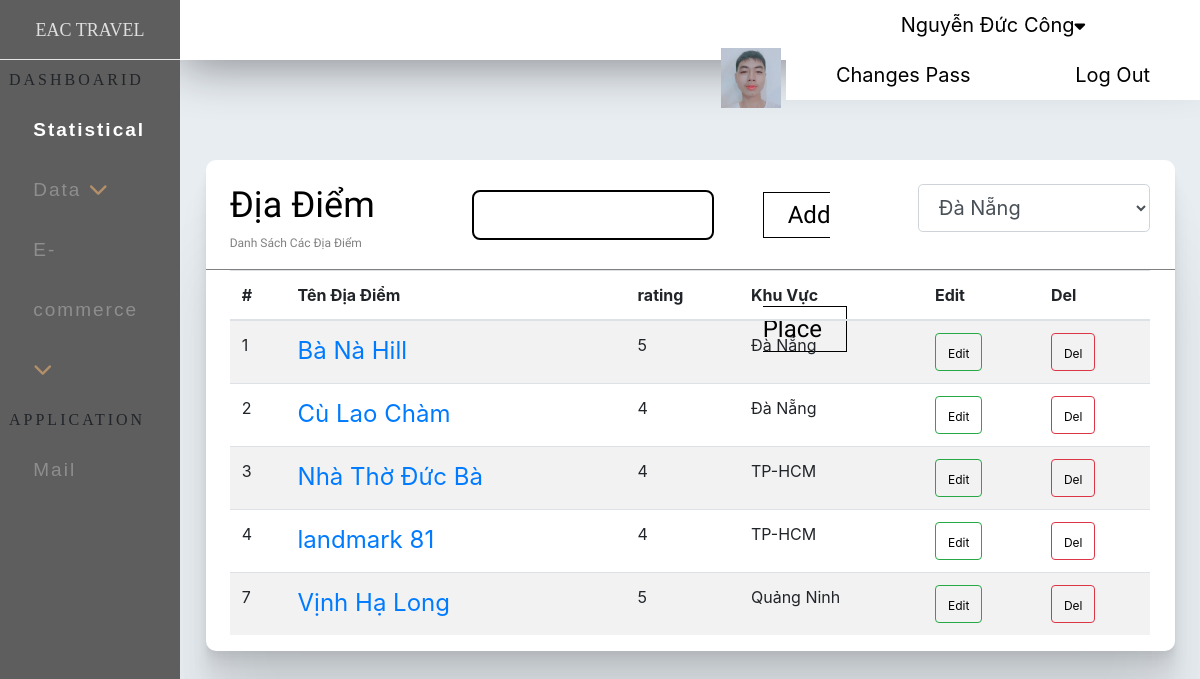
/admin/index.php?ctrl=tour (signed in), run on the app's committed database.
### tables this page shows
CREATE TABLE `diadiem` (
  `id_dd` int(11) NOT NULL,
  `name_dd` varchar(250) DEFAULT NULL,
  `rating_dd` int(11) NOT NULL DEFAULT 5,
  `id_kv` int(11) DEFAULT NULL,
  `img_dd` varchar(100) DEFAULT NULL
);

CREATE TABLE `khuvuc` (
  `id_kv` int(11) NOT NULL,
  `name_kv` varchar(250) DEFAULT NULL,
  `img_kv` varchar(50) DEFAULT NULL
);

### admin/model/database.php (called while the page is built, shortened)
<?php
   function getConnection(){
        $host='localhost';
        $dbname='eac';
        $userName='root';
        $passWord='';
            $DBH = new PDO('mysql:host='.$host.';dbname='.$dbname,$userName,$passWord);
            return $DBH;
    }
    function query($sql){
        $connect = getConnection();
        $result = $connect -> query($sql);
        return  $result;
    }
?>

### admin/model/login.php (called while the page is built)
<?php
            include_once('database.php');
            function getad($mail){
                $sql="SELECT * FROM admin WHERE email = '$mail'";
                return query($sql);
            }
?>

### admin/model/place.php (called while the page is built, shortened)
<?php
        include_once('database.php');
        function getAllKV(){
            $sql="SELECT * from khuvuc ";
            return query($sql);
        }
?>

### admin/model/tour.php (called while the page is built, shortened)
<?php
        include_once('database.php');
        function getAlldd(){
            $sql="SELECT * FROM diadiem JOIN khuvuc on diadiem.id_kv = khuvuc.id_kv";
            return query($sql);
        }
?>

### admin/view/tour/place.php (the view)
<div class="full">
    <div class="boxcenter_statis">
        <div class="box_view_place">
                     <div class="title_view_ad">
                        <div class="text_view_place">
                            <span>Địa Điểm</span> <br>
                            Danh Sách Các Địa Điểm
                        </div>
                        <div class="search">
                            <input type="text">  </input>
                        </div>
                        <div class="btn_tour">
                                <select class="form-control form-control-lg fl ">
                                    <?php
                                        foreach($kv as $kv){
                                            echo'
                                            <a href="index.php?ctrl=home"><option value='.$kv['id_kv'].'>'.$kv['name_kv'].'</option></a>
                                            ';
                                        }
                                    ?>
                                </select>
                                <div class="btn_place">
                                    <a href="index.php?ctrl=tour&act=add">Add Place </a>
                                </div>
                        </div>
                    </div>
                    <div class="full">
                        <div class="boxcenter_statis">
                            <div class="content_view_ad">
                                <table class="table table-striped">
                                    <thead>
                                        <tr>
                                            <th scope="col">#</th>
                                            <th scope="col">Tên Địa Điểm</th>
                                            <th scope="col">rating</th>
                                            <th scope="col">Khu Vực</th>
                                            <th scope="col">Edit</th>
                                            <th scope="col">Del</th>
                                        </tr>
                                    </thead>
                                    <tbody>
                                        <?php
                                            foreach($dd as $dd){
                                                echo'
                                                    <tr>
                                                        <td scope="row">'.$dd['id_dd'].'</td>
                                                        <td><a href="index.php?ctrl=noidung&id='.$dd['id_dd'].'">'.$dd['name_dd'].'</a></td>
                                                        <td>'.$dd['rating_dd'].'</td>
                                                        <td>'.$dd['name_kv'].'</td>
                                                        <td><button type="button" class="btn btn-outline-success"><a href="index.php?ctrl=tour&act=edit&id='.$dd['id_dd'].'">Edit</a></button></td>
                                                        <td><button type="button" class="btn btn-outline-danger"><a href="index.php?ctrl=tour&act=del&id='.$dd['id_dd'].'">Del</a></button></td>
                                                    </tr>
                                                ';
                                            }
                                        ?>
                                     </tbody>
                                </table>
                            </div>
                        </div>
                    </div>
        </div>
    </div>
</div>

### admin/index.php (shortened to what this page needs)
<!DOCTYPE html>
<html lang="en">
<head>
    <link rel="stylesheet" href="css/index.css">
    <link rel="stylesheet" href="css/statistical.css">
    <link rel="stylesheet" href="css/tour.css">
    <link rel="stylesheet" href="css/place.css">
    <link rel="stylesheet" href="css/add.css">
    <link rel="stylesheet" href="css/tip.css">
    <link rel="stylesheet" href="https://use.fontawesome.com/releases/v5.6.3/css/all.css">
<link rel="stylesheet" href="https://cdnjs.cloudflare.com/ajax/libs/font-awesome/4.7.0/css/font-awesome.min.css">
    <link rel="stylesheet" href="https://cdn.jsdelivr.net/npm/bootstrap@4.5.3/dist/css/bootstrap.min.css">
    <link rel="stylesheet" href="https://cdnjs.cloudflare.com/ajax/libs/bootstrap-sweetalert/1.0.1/sweetalert.min.css">
</head>
<body>
    <div class="full">
        <div class="ad_left">
                <div class="title_ad_left">
                    EAC TRAVEL
                </div>
                <div class="dashboarid">
                    <div class="title_db">
                        DASHBOARID
                    </div>
                    <div class="content_db">
                        <ul>
                            <li class="active"><a href="index.php" >Statistical</a></li>
                            <li>
                                <a href="#"  class="feat-btn">Data <i class="fas fa-chevron-down"></i></a>
                            </li>
                            <li>
                                <a href="#" class="serv-btn">E-commerce <i class="fas fa-chevron-down"></i></a>
                            </li>
                        </ul>
                    </div>
                </div>
            <div class="dashboarid">
                <div class="title_db">
                   APPLICATION
                </div>
                <div class="content_db">
                    <ul>
                        <li><a href="#" >Mail</a></li>
                    </ul>
                </div>
            </div>
        </div>
            <div class="ad_right">
                <div class="full">
                    <div class="top_ad_right">
                        <?php
                            include_once 'model/login.php';
                            $mail=$_SESSION['admin'];
                            $admin=getad($mail);
                            foreach ($admin as $ad) {
                                echo'
                                <div class="dropdown">
                                    <ul>
                                        <img src="../site/img/'.$ad['img_ad'].'"width="60px" alt="">
                                        <li><a href="#">'.$ad['name_ad'].'<i class="fa fa-caret-down" style="font-size:17px;color:black"></i></a>
                                            <ul>
                                                <li><a href="#">Changes Pass</a></li>
                                                <li><a href="logout.php">Log Out</a></li>
                                            </ul>
                                        </li>
                                    </ul>
                                </div>
                                ';
                            }
                        ?>
                    </div>
                </div>
            <?php
            $ctrl='home';
            if(isset($_GET['ctrl'])){
                $ctrl = $_GET['ctrl'];
            }
            include 'controller/'.$ctrl.'.php';
        ?>
            </div>
    </div>
</body>
</html>

### admin/css/index.css (style rules this page uses)
body { margin: 0; }
.full { width: 100%; float: left; }
.ad_left { position: fixed; top: 0; left: 0; bottom: 0; width: 15%; background-color:#5e5e5e; }
.title_ad_left { width: 100%; height: 60px; line-height: 60px; font-size: 1.5vw; text-align: center; color: #dfdfdf; border-bottom: 1px solid #e6e6e6; font-family: 'Playfair Display', serif; }
.dashboarid { width: 100%; min-height:300px ; }
.title_db { width: 95%; height: 10%; line-height: 40px; margin-left: 5%; font-family: 'Tinos', serif; letter-spacing: 3px; }
.content_db { width: 85%; min-height: 260px; margin-left: 10%; }
.content_db ul { height: 90%; list-style: none; padding: 0; margin: 0; }
.content_db ul li { line-height: 60px; }
.content_db ul li a { color:#8e8e8e; text-decoration: none; padding-left: 10%; font-size: 19px; display: block; width: 90%; transition:all 0.5s; font-family: 'Noto Sans JP', sans-serif; letter-spacing: 2px; }
* i { color: #b3906a; }
.content_db ul li.active a { color: white; font-weight: bold; }
.ad_right { width: 85%; min-height: 722px; float: right; background-color: #e8edf2; }
.top_ad_right { width: 100%; height: 60px; box-shadow:0 5px 50px rgba(0, 0, 0, 0.43); background-color: white; margin-bottom: 50px ; }
.dropdown { text-align: center; float: right; }
.dropdown ul { list-style: none; padding: 0; margin: 0; }
.dropdown ul li { background: white; position: relative; list-style: none; display: inline-block; }
.dropdown ul li a { display: block; padding: 0 50px; color: black; text-decoration: none; line-height: 50px; font-size: 20px; }
button.btn a { color: black; font-size: 1vw; }

### admin/css/statistical.css (style rules this page uses)
.boxcenter_statis { width: 95%; margin: 0 auto 0; }
.title_view_ad { width: 100%; height: 110px; border-radius: 10px 10px 0 0; line-height:30px; font-size: 1vw; border-bottom: 1px solid gray; }

### admin/css/tour.css (style rules this page uses)
.box_view_place { margin: 50px 0; float: left; width: 100%; min-height: 400px; border-radius: 10px; background-color:white; box-shadow: 0 2.8px 2.2px rgba(0, 0, 0, 0.02), 0 6.7px 5.3px rgba(0, 0, 0, 0.028), 0 12.5px 10px rgba(0, 0, 0, 0.035), 0 22.3px 17.9px rgba(0, 0, 0, 0.042), 0 41.8px 33.4px rgba(0, 0, 0, 0.05), 0 100px 80px rgba(0, 0, 0, 0.07) ; }
.text_view_place { float: left; width: 25%; height: 90px; padding-top: 30px; color: gray; font-family: 'Varela Round', sans-serif; margin-left: 2.5%; }
.search { float: left; width: 25%; height: 110px; line-height: 110px; }
.search input { width: 100%; height: 50px; background-color: none; }
.text_view_place span { font-size: 3vw; padding: 50px 0 0 ; color: black; }
.btn_tour { width: 40%; height: 110px; line-height:110px; margin-right: 2.5%; float: right; }
.fl { float: right; }
select.form-control.form-control-lg.fl { width: 60%; margin-top: 2vw; }

### admin/css/place.css (style rules this page uses)
.btn_place a { padding: 0.7vw 2vw; border: 1px solid black; color: black; transition: all 1s; font-family: 'Varela Round', sans-serif; }

### admin/css/tip.css (style rules this page uses)
body { margin: 0; background-color: #CCC; }
input { width: 15%; height: 30px; font-weight: bold; background-color: white; border: 2px black solid; border-radius: 8px; }
a { color: white; font-size: 18pt; }

### data on the page
diadiem: id_dd "1", name_dd "Bà Nà Hill", rating_dd "5", id_kv.name_kv "Đà Nẵng"
diadiem: id_dd "2", name_dd "Cù Lao Chàm", rating_dd "4", id_kv.name_kv "Đà Nẵng"
diadiem: id_dd "3", name_dd "Nhà Thờ Đức Bà", rating_dd "4", id_kv.name_kv "TP-HCM"
diadiem: id_dd "4", name_dd "landmark 81", rating_dd "4", id_kv.name_kv "TP-HCM"
diadiem: id_dd "7", name_dd "Vịnh Hạ Long", rating_dd "5", id_kv.name_kv "Quảng Ninh"

### other printed values
$ad['name_ad'] "Nguyễn Đức Công"
form field value "Đà Nẵng"
